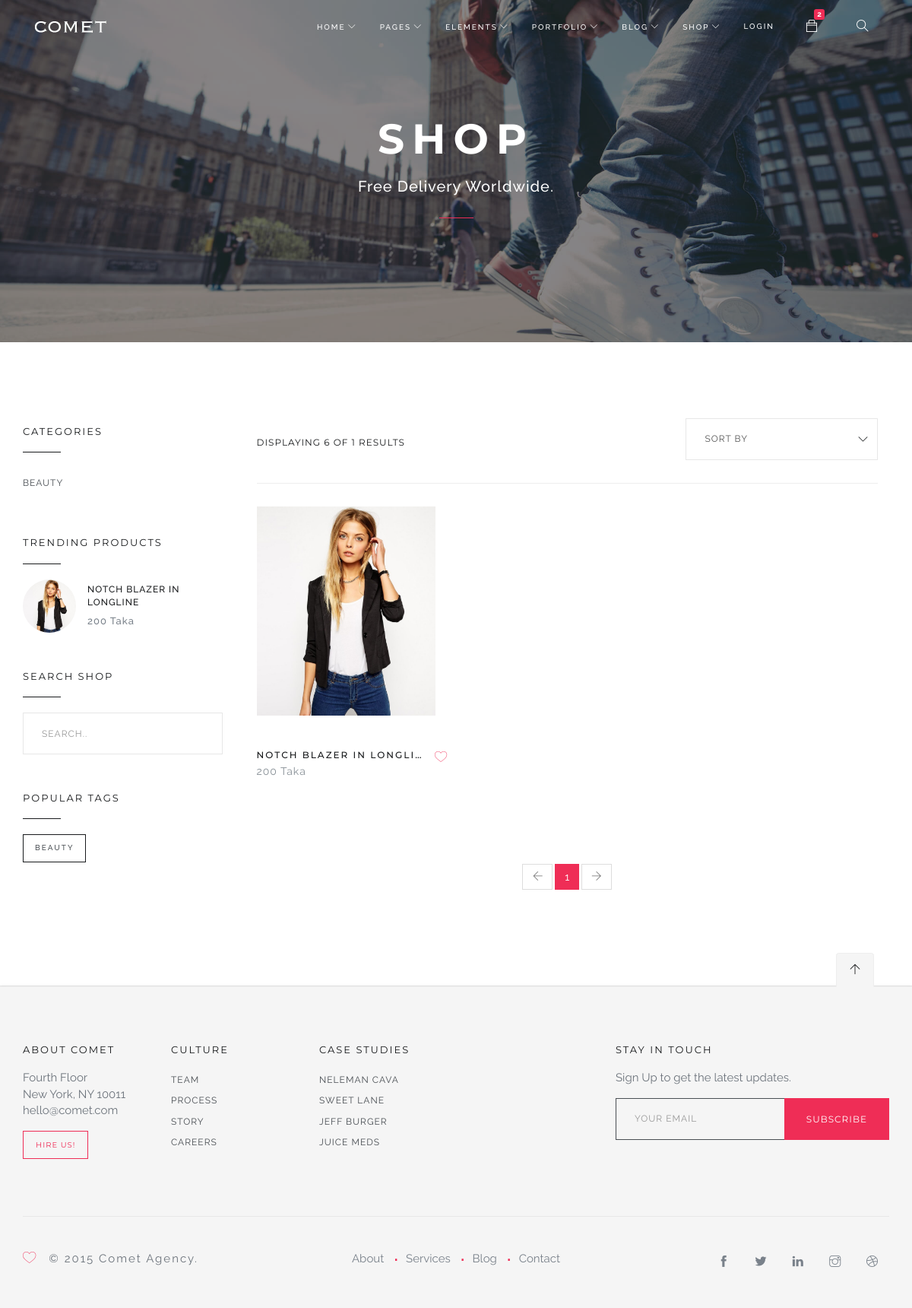
The page / on the database its author committed.
### tables this page shows
CREATE TABLE `categories` (
  `id` int(11) NOT NULL,
  `categories_name` varchar(50) NOT NULL,
  `categories_id` varchar(50) NOT NULL,
  `categories_photo` varchar(300) NOT NULL,
  `status` varchar(20) NOT NULL DEFAULT 'Active',
  `c_time` varchar(50) NOT NULL DEFAULT current_timestamp(),
  `up_time` varchar(50) DEFAULT NULL
);

CREATE TABLE `products` (
  `id` int(11) NOT NULL,
  `productname` varchar(50) NOT NULL,
  `productscategorie` varchar(50) NOT NULL,
  `productid` varchar(30) NOT NULL,
  `priceoriginal` varchar(20) NOT NULL,
  `pricediscount` varchar(20) NOT NULL,
  `photo` varchar(300) NOT NULL,
  `status` varchar(20) NOT NULL DEFAULT 'Active',
  `trash` tinyint(1) NOT NULL DEFAULT 0,
  `c_time` varchar(60) NOT NULL DEFAULT current_timestamp(),
  `up_time` varchar(50) DEFAULT NULL
);

### dashboard/app/function.php (called while the page is built, shortened)
<?php
include_once "db_config.php";
function showAllData($table){
    global $config;
    $sql = "SELECT * FROM $table ORDER BY id DESC";
    $result = $config-> query($sql);
    return $result;
}
function totalRows($table){
    global $config;
    $sql = "SELECT * FROM $table";
    $result = $config-> query($sql);
    $rows = $result ->num_rows;
    return $rows;
}
function showAllDataLimit($table,$limit){
    global $config;
    $sql = "SELECT * FROM $table LIMIT $limit OFFSET 0";
    $result = $config-> query($sql);
    return $result;
}

### row.php (called while the page is built, shortened)
<?php
include_once "dashboard/autoload.php";
$rows = totalRows('products');
$page = 1;
$limit = 6;
$offset = $page * $limit - $limit;
$total = ceil($rows/$limit);
$sql = "SELECT * FROM products LIMIT $limit OFFSET $offset";
$show_product = $config->query($sql);
$categories = showAllData('categories');

### index.php (the view, shortened to what this page needs)
<?php
    include_once "dashboard/autoload.php";
    include_once "row.php";
?>
<!DOCTYPE html>
<html lang="en">
<head>
    <link rel="stylesheet" href="css/bundle.css">
    <link rel="stylesheet" href="css/style.css">
  </head>
  <body>
    <header id="topnav">
      <div class="container">
        <div class="logo">
          <a href="index.php">
            <img src="images/logo_light.png" alt="" class="logo-light">
          </a>
        </div>
        <div class="menu-extras">
          <div class="menu-item">
            <div class="cart">
              <a href="#">
                <i class="ti-bag"></i><span class="cart-number">2</span>
              </a>
            </div>
          </div>
          <div class="menu-item">
            <div class="search">
              <a href="#">
                <i class="ti-search"></i>
              </a>
            </div>
          </div>
        </div>
        <div id="navigation">
          <ul class="navigation-menu">
            <li class="has-submenu">
              <a href="#">Home</a>
            </li>
            <li class="has-submenu">
              <a href="#">Pages</a>
            </li>
            <li class="has-submenu">
              <a href="#">Elements</a>
            </li>
            <li class="has-submenu">
              <a href="#">Portfolio</a>
            </li>
            <li class="has-submenu">
              <a href="#">Blog</a>
            </li>
            <li class="has-submenu">
              <a href="#">Shop</a>
            </li>
              <li>
                  <a href="dashboard/signin.php">login</a>
              </li>
          </ul>
        </div>
      </div>
    </header>
    <section class="page-title parallax">
      <div data-parallax="scroll" data-image-src="images/bg/19.jpg" class="parallax-bg"></div>
      <div class="parallax-overlay">
        <div class="centrize">
          <div class="v-center">
            <div class="container">
              <div class="title center">
                <h1 class="upper">Shop</h1>
                <h4>Free Delivery Worldwide.</h4>
                <hr>
              </div>
            </div>
          </div>
        </div>
      </div>
    </section>
    <section>
      <div class="container">
        <div class="row">
          <div class="col-md-3 hidden-sm hidden-xs">
            <div class="sidebar">
              <div class="widget">
                <h6 class="upper">Categories</h6>
                <ul class="nav">
                    <?php
                        while ($cat= $categories->fetch_object()):
                    ?>
                  <li>
                      <a href="categories.php?id=<?php echo $cat->categories_id;?>"><?php echo $cat->categories_name;?></a>
                  </li>
                    <?php endwhile;?>
                </ul>
              </div>
              <div class="widget">
                <h6 class="upper">Trending Products</h6>
                <ul class="nav product-list">
                    <?php
                        $result = showAllDataLimit('products','3');
                        while ($Trending = $result->fetch_object()):
                    ?>
                    <li>
                        <div class="product-thumbnail">
                            <img src="dashboard/images/products/<?php echo $Trending->photo;?>" alt="">
                        </div>
                        <div class="product-summary"><a href="#"><?php echo $Trending->productname;?></a><span><?php echo $Trending->priceoriginal." Taka";?></span>
                        </div>
                    </li>
                    <?php endwhile;?>
                </ul>
              </div>
              <div class="widget">
                <h6 class="upper">Search Shop</h6>
                <form>
                  <input type="text" placeholder="Search.." class="form-control">
                </form>
              </div>
              <div class="widget">
                <h6 class="upper">Popular Tags</h6>
                <div class="tags clearfix">
                    <?php
                        $categories = showAllData('categories');
                        while ($tag = $categories->fetch_object()):
                    ?>
                    <a href="tag.php?id=<?php echo $tag->categories_id;?>"><?php echo $tag->categories_name;?></a>
                    <?php endwhile;?>
                </div>
              </div>
            </div>
          </div>
          <div class="col-md-9">
            <div class="shop-menu">
              <div class="row">
                <div class="col-sm-8">
                  <h6 class="upper">Displaying <?php echo $limit;?> of <?php echo $rows = totalRows('products');?> results</h6>
                </div>
                <div class="col-sm-4">
                  <div class="form-select">
                    <select name="type" class="form-control">
                      <option selected="selected" value="">Sort By</option>
                    </select>
                  </div>
                </div>
              </div>
            </div>
            <div class="container-fluid">
              <div class="row">
                  <?php
                    while ($rows= $show_product->fetch_object()):
                  ?>
                <div class="col-md-4 col-sm-6">
                  <div class="shop-product">
                    <div class="product-thumb">
                      <a href="single-product.php?id=<?php echo $rows->id;?>">
                        <img style="height: 300px!important;" src="dashboard/images/products/<?php echo $rows->photo;?>" alt="">
                      </a>
                    </div>
                    <div class="product-info">
                      <h4 class="upper"><a href="single-product.php?id=<?php echo $rows->id;?>"><?php echo $rows->productname;?></a></h4><span><?php echo $rows->priceoriginal." Taka";?></span>
                      <div class="save-product"><a href="#"><i class="icon-heart"></i></a>
                      </div>
                    </div>
                  </div>
                </div>
                  <?php endwhile;?>
                </div>
              </div>
              <ul class="pagination">
                <li class="<?php if ($page <= 1){echo 'disabled';}?>"><a href="?page=<?php echo $page-1;?>" aria-label="Previous"><span aria-hidden="true"><i class="ti-arrow-left"></i></span></a>
                </li>
                  <?php
                    for ($i= 1;$i <= $total; $i++):
                  ?>
                <li class="<?php if ($i == $page){echo 'active';}?>"><a href="?page=<?php echo $i;?>"><?php echo $i;?></a>
                </li>
                  <?php endfor;?>
                <li class="<?php if ($page >= $total){echo 'disabled';}?>"><a href="?page=<?php echo $page+1;?>" aria-label="Next"><span aria-hidden="true"><i class="ti-arrow-right"></i></span></a>
                </li>
              </ul>
            </div>
          </div>
        </div>
    </section>
    <footer id="footer-widgets">
      <div class="container">
        <div class="go-top">
          <a href="#top">
            <i class="ti-arrow-up"></i>
          </a>
        </div>
        <div class="row">
          <div class="col-md-6 ov-h">
            <div class="row">
              <div class="col-sm-4">
                <div class="widget">
                  <h6 class="upper">About Comet</h6>
                  <p>
                    <span>Fourth Floor</span>
                    <span>New York, NY 10011</span>
                    <span>hello@comet.com</span>
                  </p><a href="#" class="btn btn-color-out btn-sm">Hire Us!</a>
                </div>
              </div>
              <div class="col-sm-4">
                <div class="widget">
                  <h6 class="upper">Culture</h6>
                  <ul class="list-unstyled">
                    <li>
                      <a href="#">Team</a>
                    </li>
                    <li>
                      <a href="#">Process</a>
                    </li>
                    <li>
                      <a href="#">Story</a>
                    </li>
                    <li>
                      <a href="#">Careers</a>
                    </li>
                  </ul>
                </div>
              </div>
              <div class="col-sm-4">
                <div class="widget">
                  <h6 class="upper">Case Studies</h6>
                  <ul class="list-unstyled">
                    <li>
                      <a href="index.php">Neleman Cava</a>
                    </li>
                    <li>
                      <a href="index.php">Sweet Lane</a>
                    </li>
                    <li>
                      <a href="index.php">Jeff Burger</a>
                    </li>
                    <li>
                      <a href="index.php">Juice Meds</a>
                    </li>
                  </ul>
                </div>
              </div>
            </div>
          </div>
          <div class="col-md-4 col-md-offset-2">
            <div class="row">
              <div class="col-md-12">
                <div class="widget">
                  <h6 class="upper">Stay in touch</h6>
                  <p>Sign Up to get the latest updates.</p>
                  <div class="footer-newsletter">
                    <form data-mailchimp="true" class="inline-form">
                      <div class="input-group">
                        <input type="email" name="email" placeholder="Your Email" class="form-control"><span class="input-group-btn"><button type="submit" data-loading-text="Loading..." class="btn btn-color">Subscribe</button></span>
                      </div>
                    </form>
                  </div>
                </div>
              </div>
            </div>
          </div>
        </div>
      </div>
    </footer>
    <footer id="footer">
      <div class="container">
        <div class="footer-wrap">
          <div class="row">
            <div class="col-md-4">
              <div class="copy-text">
                <p><i class="icon-heart red mr-15"></i>© 2015 Comet Agency.</p>
              </div>
            </div>
            <div class="col-md-4">
              <ul class="list-inline">
                <li>
                  <a href="#">About</a>
                </li>
                <li>
                  <a href="#">Services</a>
                </li>
                <li>
                  <a href="#">Blog</a>
                </li>
                <li>
                  <a href="#">Contact</a>
                </li>
              </ul>
            </div>
            <div class="col-md-4">
              <div class="footer-social">
                <ul>
                  <li>
                    <a target="_blank" href="#"><i class="ti-facebook"></i></a>
                  </li>
                  <li>
                    <a target="_blank" href="#"><i class="ti-twitter-alt"></i></a>
                  </li>
                  <li>
                    <a target="_blank" href="#"><i class="ti-linkedin"></i></a>
                  </li>
                  <li>
                    <a target="_blank" href="#"><i class="ti-instagram"></i></a>
                  </li>
                  <li>
                    <a target="_blank" href="#"><i class="ti-dribbble"></i></a>
                  </li>
                </ul>
              </div>
            </div>
          </div>
        </div>
      </div>
    </footer>
  </body>
</html>

### rows shown on the page
categories: categories_name "BEAUTY"
products: photo (picture), productname "NOTCH BLAZER IN LONGLINE", priceoriginal "200", productname "NOTCH BLAZER IN LONGLI…"

### other values the page prints
$limit "6"
$rows = totalRows('products') "1"
